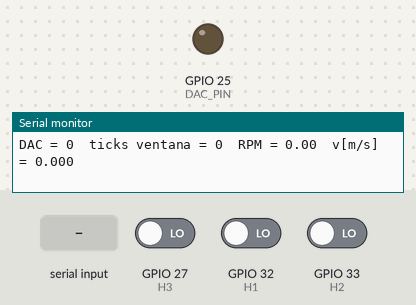
The sketch below on a simulated ESP32. Shown: output pins drawn as LEDs (lit = HIGH), the last lines printed to the serial monitor. The test bench sets the inputs (shaded band); at power-on: GPIO 27 (H3) LOW, GPIO 32 (H1) LOW, GPIO 33 (H2) LOW.

Above: at 1.2 s.
1.3 s: "90,45\n" received over Serial
At 2.5 s:
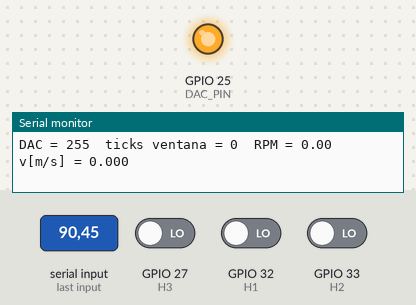
2.8 s: "90\n" received over Serial
At 3.6 s:
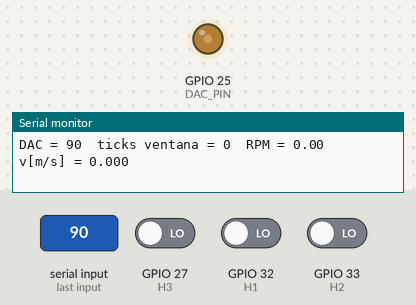
4.3 s: "200\n" received over Serial
At 4.8 s:
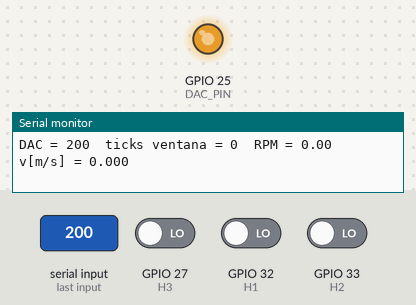
Timing chart, 0 to 7.3 s (numbered marks = the images above; inputs shaded):
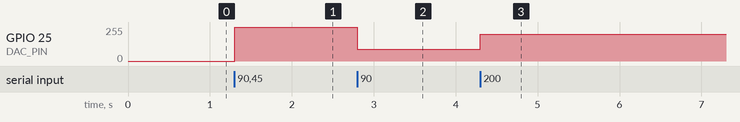

The sketch:

PRUEBA_RPM_DAC.ino
```cpp
// ===== ESP32: DAC como acelerador + Tacómetro con Halls =====

// ----- Pines -----
#define H1 32
#define H2 33
#define H3 27
#define DAC_PIN 25   // DAC1 de la ESP32 (salida analógica 0-3.3V aprox.)

// ----- Parámetros de la rueda -----
const double CIRC_M = 0.7435;      // perímetro de la rueda [m]
const int    CPR    = 90;          // ticks por vuelta (6 estados * 15 pares de polos)

// Anti-ruido y ventana de cálculo
const unsigned long MIN_TICK_US = 150;   // mínimo entre flancos [us]
const unsigned long WINDOW_MS   = 250;   // ventana para cálculo de RPM [ms]

// ----- Variables de los Halls (compartidas con la ISR) -----
volatile uint8_t       last_state = 0xFF;
volatile unsigned long tick_count = 0;

// ----- Variables para el DAC -----
uint8_t dac_value = 0;   // 0..255

// Lee estado de los tres Halls (H1H2H3 -> 3 bits)
inline uint8_t read_state() {
  uint8_t b1 = digitalRead(H1);
  uint8_t b2 = digitalRead(H2);
  uint8_t b3 = digitalRead(H3);
  return (uint8_t)((b1 << 2) | (b2 << 1) | b3);
}

// ISR: cuenta ticks válidos
void IRAM_ATTR hall_isr() {
  static unsigned long last_tick_us = 0;

  uint8_t s = read_state();
  if (s == 0b000 || s == 0b111) return;   // estados “raros”

  unsigned long now = micros();

  if (last_state == 0xFF) {
    last_state   = s;
    last_tick_us = now;
    return;
  }

  if (s != last_state) {
    unsigned long dt = now - last_tick_us;
    if (dt >= MIN_TICK_US) {
      tick_count++;          // un tick más en la ventana
      last_tick_us = now;
      last_state   = s;
    }
  }
}

// ----- Lectura de número desde el Monitor Serie -----
void checkSerialForDAC() {
  static String buffer = "";

  while (Serial.available()) {
    char c = Serial.read();
    if (c == '\n' || c == '\r') {
      if (buffer.length() > 0) {
        int val = buffer.toInt();
        if (val < 0)   val = 0;
        if (val > 255) val = 255;
        dac_value = (uint8_t)val;
        dacWrite(DAC_PIN, dac_value);
        Serial.print("Nuevo DAC = ");
        Serial.print(dac_value);
        Serial.print("  (V aprox = ");
        Serial.print((3.3 * dac_value) / 255.0, 2);
        Serial.println(" V)");
      }
      buffer = "";
    } else {
      if (isDigit(c)) buffer += c;
    }
  }
}

void setup() {
  Serial.begin(115200);

  pinMode(H1, INPUT);
  pinMode(H2, INPUT);
  pinMode(H3, INPUT);

  attachInterrupt(digitalPinToInterrupt(H1), hall_isr, CHANGE);
  attachInterrupt(digitalPinToInterrupt(H2), hall_isr, CHANGE);
  attachInterrupt(digitalPinToInterrupt(H3), hall_isr, CHANGE);

  // Inicializamos el DAC en 0 (sin acelerar)
  dacWrite(DAC_PIN, dac_value);

  Serial.println("DAC + Tacómetro listo.");
  Serial.println("Escribe un valor 0-255 en el Monitor Serie y pulsa Enter.");
}

void loop() {
  // 1) Revisar si escribiste un nuevo valor para el DAC
  checkSerialForDAC();

  // 2) Cada WINDOW_MS ms, calcular RPM y velocidad
  static unsigned long t0 = millis();
  static unsigned long last_ticks = 0;

  unsigned long now = millis();
  if (now - t0 >= WINDOW_MS) {
    t0 = now;

    unsigned long ticks_now;
    noInterrupts();
    ticks_now = tick_count;
    interrupts();

    unsigned long delta_ticks = ticks_now - last_ticks;
    last_ticks = ticks_now;

    double rpm  = 0.0;
    double v_ms = 0.0;

    if (delta_ticks > 0) {
      double T = (double)WINDOW_MS / 1000.0; // segundos de ventana
      rpm  = ( (double)delta_ticks * 60.0 ) / ( (double)CPR * T );
      v_ms = (CIRC_M * rpm) / 60.0;
    }

    Serial.print("DAC = ");
    Serial.print(dac_value);
    Serial.print("  ticks ventana = ");
    Serial.print(delta_ticks);
    Serial.print("  RPM = ");
    Serial.print(rpm, 2);
    Serial.print("  v[m/s] = ");
    Serial.println(v_ms, 3);
  }
}
```

Measured:
- after the input at 1.3 s, GPIO 25 (DAC_PIN): 0/255 → 255/255 at once
- after the input at 2.8 s, GPIO 25 (DAC_PIN): 255/255 → 90/255 at once
- after the input at 4.3 s, GPIO 25 (DAC_PIN): 90/255 → 200/255 at once
